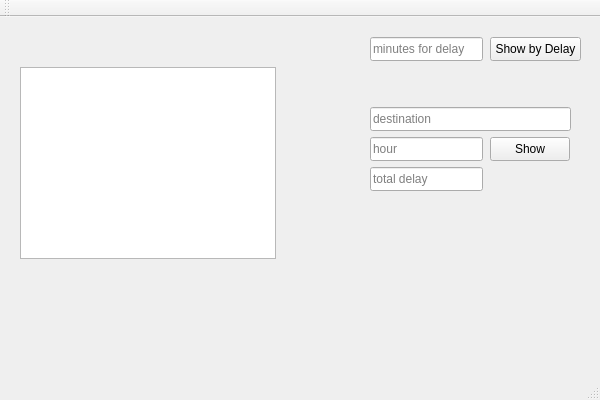
<?xml version="1.0" encoding="UTF-8"?>
<ui version="4.0">
 <class>Test3Class</class>
 <widget class="QMainWindow" name="Test3Class">
  <property name="geometry">
   <rect>
    <x>0</x>
    <y>0</y>
    <width>600</width>
    <height>400</height>
   </rect>
  </property>
  <property name="windowTitle">
   <string>Test3</string>
  </property>
  <widget class="QWidget" name="centralWidget">
   <widget class="QListWidget" name="listWidget">
    <property name="geometry">
     <rect>
      <x>20</x>
      <y>50</y>
      <width>256</width>
      <height>192</height>
     </rect>
    </property>
   </widget>
   <widget class="QLineEdit" name="inputDelay">
    <property name="geometry">
     <rect>
      <x>370</x>
      <y>20</y>
      <width>113</width>
      <height>24</height>
     </rect>
    </property>
    <property name="placeholderText">
     <string>minutes for delay</string>
    </property>
   </widget>
   <widget class="QPushButton" name="delayBtn">
    <property name="geometry">
     <rect>
      <x>490</x>
      <y>20</y>
      <width>91</width>
      <height>24</height>
     </rect>
    </property>
    <property name="text">
     <string>Show by Delay</string>
    </property>
   </widget>
   <widget class="QLineEdit" name="inputDestination">
    <property name="geometry">
     <rect>
      <x>370</x>
      <y>90</y>
      <width>201</width>
      <height>24</height>
     </rect>
    </property>
    <property name="placeholderText">
     <string>destination</string>
    </property>
   </widget>
   <widget class="QLineEdit" name="inputHour">
    <property name="geometry">
     <rect>
      <x>370</x>
      <y>120</y>
      <width>113</width>
      <height>24</height>
     </rect>
    </property>
    <property name="placeholderText">
     <string>hour </string>
    </property>
   </widget>
   <widget class="QPushButton" name="hourBtn">
    <property name="geometry">
     <rect>
      <x>490</x>
      <y>120</y>
      <width>80</width>
      <height>24</height>
     </rect>
    </property>
    <property name="text">
     <string>Show</string>
    </property>
   </widget>
   <widget class="QLineEdit" name="totalDelay">
    <property name="geometry">
     <rect>
      <x>370</x>
      <y>150</y>
      <width>113</width>
      <height>24</height>
     </rect>
    </property>
    <property name="placeholderText">
     <string>total delay</string>
    </property>
   </widget>
  </widget>
  <widget class="QMenuBar" name="menuBar">
   <property name="geometry">
    <rect>
     <x>0</x>
     <y>0</y>
     <width>600</width>
     <height>21</height>
    </rect>
   </property>
  </widget>
  <widget class="QToolBar" name="mainToolBar">
   <attribute name="toolBarArea">
    <enum>TopToolBarArea</enum>
   </attribute>
   <attribute name="toolBarBreak">
    <bool>false</bool>
   </attribute>
  </widget>
  <widget class="QStatusBar" name="statusBar"/>
 </widget>
 <layoutdefault spacing="6" margin="11"/>
 <resources>
  <include location="Test3.qrc"/>
 </resources>
 <connections/>
</ui>
